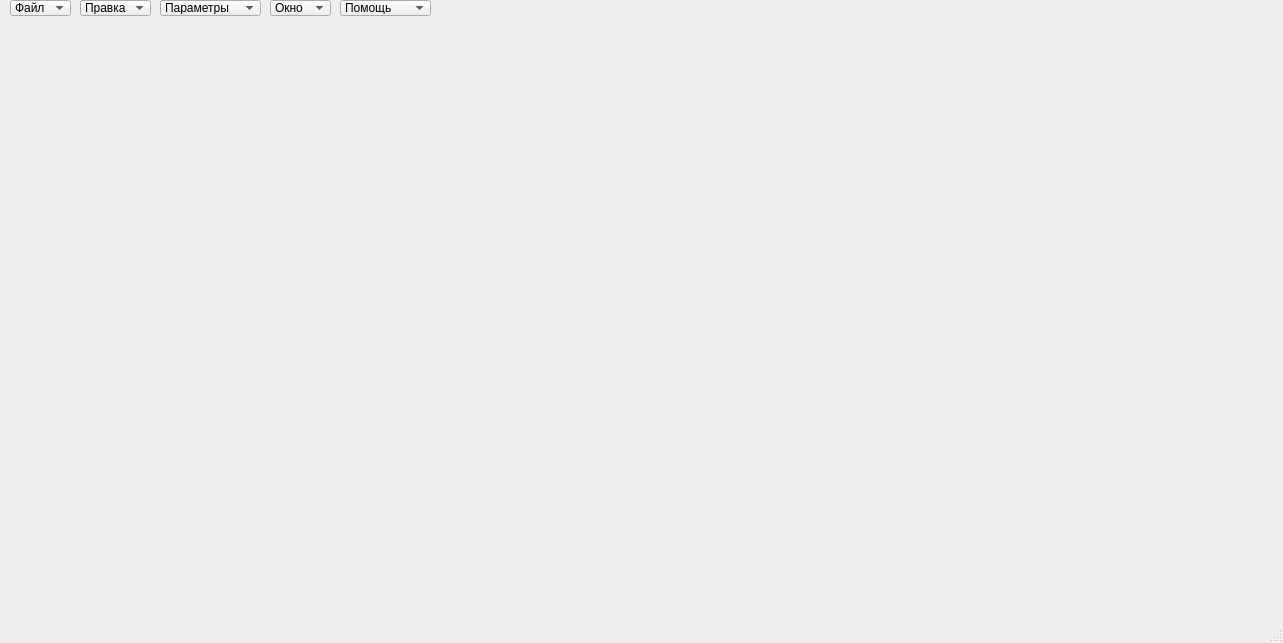
<?xml version="1.0" encoding="UTF-8"?>
<ui version="4.0">
 <class>MainWindow</class>
 <widget class="QMainWindow" name="MainWindow">
  <property name="geometry">
   <rect>
    <x>0</x>
    <y>0</y>
    <width>1283</width>
    <height>643</height>
   </rect>
  </property>
  <property name="windowTitle">
   <string>MainWindow</string>
  </property>
  <widget class="QWidget" name="centralwidget">
   <widget class="QComboBox" name="comboBox">
    <property name="geometry">
     <rect>
      <x>80</x>
      <y>0</y>
      <width>71</width>
      <height>16</height>
     </rect>
    </property>
    <item>
     <property name="text">
      <string>Правка</string>
     </property>
    </item>
   </widget>
   <widget class="QComboBox" name="comboBox_2">
    <property name="geometry">
     <rect>
      <x>10</x>
      <y>0</y>
      <width>61</width>
      <height>16</height>
     </rect>
    </property>
    <item>
     <property name="text">
      <string>Файл</string>
     </property>
    </item>
   </widget>
   <widget class="QComboBox" name="comboBox_3">
    <property name="geometry">
     <rect>
      <x>160</x>
      <y>0</y>
      <width>101</width>
      <height>16</height>
     </rect>
    </property>
    <item>
     <property name="text">
      <string>Параметры</string>
     </property>
    </item>
   </widget>
   <widget class="QComboBox" name="comboBox_4">
    <property name="geometry">
     <rect>
      <x>270</x>
      <y>0</y>
      <width>61</width>
      <height>16</height>
     </rect>
    </property>
    <item>
     <property name="text">
      <string>Окно</string>
     </property>
    </item>
   </widget>
   <widget class="QComboBox" name="comboBox_5">
    <property name="geometry">
     <rect>
      <x>340</x>
      <y>0</y>
      <width>91</width>
      <height>16</height>
     </rect>
    </property>
    <item>
     <property name="text">
      <string>Помощь</string>
     </property>
    </item>
   </widget>
  </widget>
  <widget class="QMenuBar" name="menubar">
   <property name="geometry">
    <rect>
     <x>0</x>
     <y>0</y>
     <width>1283</width>
     <height>19</height>
    </rect>
   </property>
  </widget>
  <widget class="QStatusBar" name="statusbar"/>
 </widget>
 <resources/>
 <connections/>
</ui>
